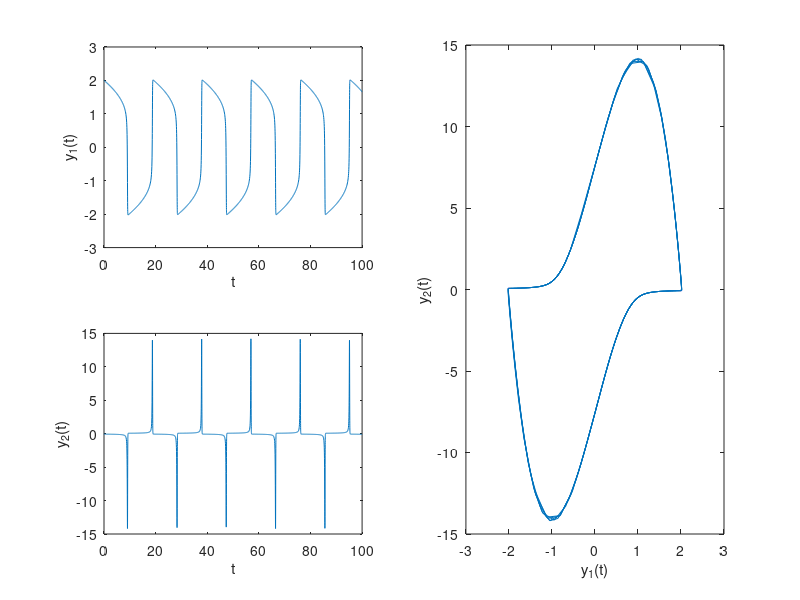

Source code (MATLAB):
function myfunc

    tmax=100;

    u=@(t) 0;
    
    mu=10;
    
    alpha=1;
    
    y0=[2 0];
    
    [t, y]=ode45(@MyVDP,[0 tmax],y0);

    figure;
    subplot(2,2,1);
    plot(t,y(:,1));
    xlabel('t');
    ylabel('y_1(t)');

    subplot(2,2,3);
    plot(t,y(:,2));
    xlabel('t');
    ylabel('y_2(t)');

    subplot(2,2,[2 4]);
    plot(y(:,1),y(:,2));
    xlabel('y_1(t)');
    ylabel('y_2(t)');    
    
    function dy=MyVDP(t,y)
        
        dy=[y(2)
            mu*(1-y(1)^2)*y(2)-alpha*y(1)+u(t)];
    
    end

end